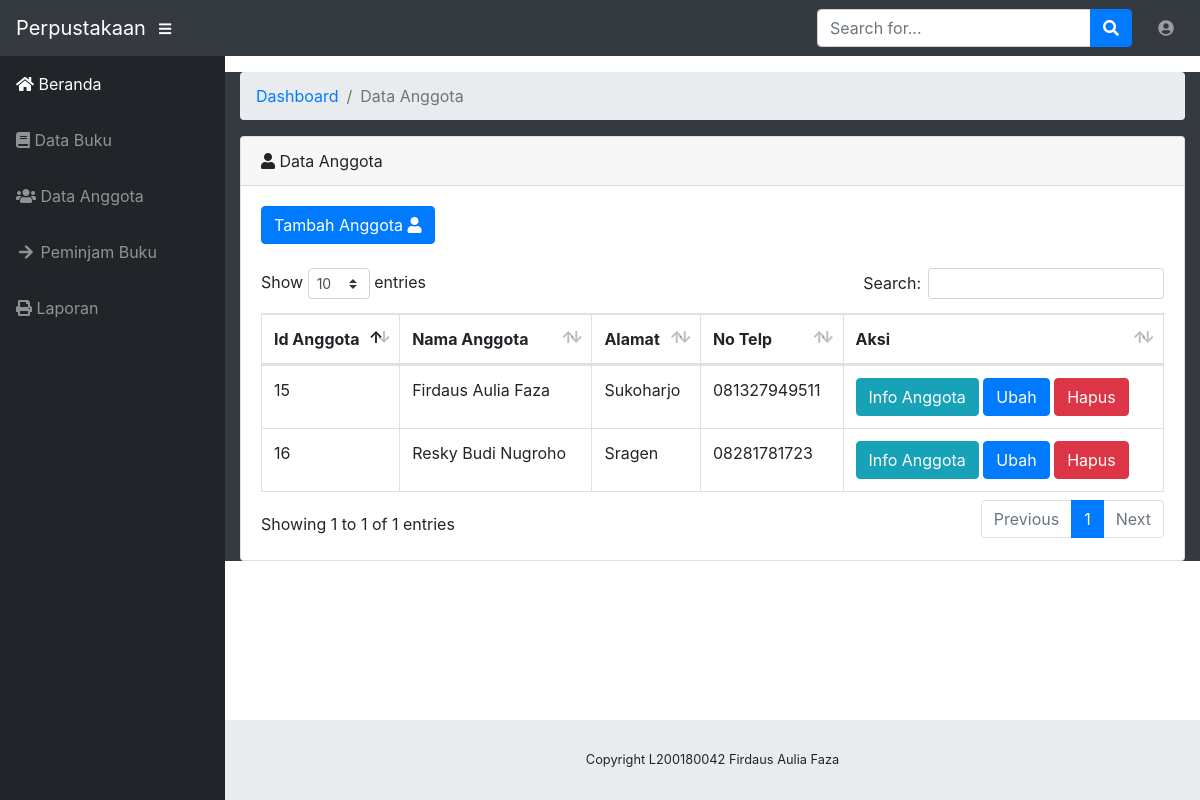
The page /admin/beranda.php?hal=DataAnggota on the database its author committed.
### tables this page shows
CREATE TABLE `tbanggota` (
  `id_anggota` int(11) NOT NULL,
  `nama_anggota` varchar(20) NOT NULL,
  `alamat` varchar(50) NOT NULL,
  `no_telp` varchar(14) NOT NULL,
  `foto_ktp` varchar(50) NOT NULL
);

### admin/DataAnggota.php (the view)
<ol class="breadcrumb">
          <li class="breadcrumb-item">
            <a href="#">Dashboard</a>
          </li>
          <li class="breadcrumb-item active">Data Anggota</li>
        </ol>
<div class="card mb-3">
          <div class="card-header">
            <i class="fas fa-user"></i>
            Data Anggota</div>
          <div class="card-body">
            <div class="table-responsive">
            	<?php
            	include "../koneksi.php";
            	$tampil = mysqli_query($menyambung,"SELECT * FROM tbanggota");
            	?>
              <table class="table table-bordered" id="dataTable" width="100%" cellspacing="0">
              	<div class="text-left">
              		<a href="?hal=TambahAnggota" class="btn btn-primary">Tambah Anggota <i class="fa fa-user"></i> </a>
              	</div>
              	<br>
                <thead>
                  <tr>
                    <th>Id Anggota</th>
                    <th>Nama Anggota</th>
                    <th>Alamat</th>
                    <th>No Telp</th>
                    <th>Aksi</th>
                  </tr>
                </thead>
                <tbody>
                  	<?php
                  		while($data = mysqli_fetch_array($tampil)){
                  	?>
                  <tr>
                    <td><?php echo $data['id_anggota'] ?></td>
                    <td><?php echo $data['nama_anggota'] ?></td>
                    <td><?php echo $data['alamat'] ?></td>
                    <td><?php echo $data['no_telp'] ?></td>
                    <td>
                    	<a class="btn btn-info" href="beranda.php?hal=InfoAnggota&id_anggota=<?php echo $data['id_anggota'] ?>">Info Anggota</a>
                    	<a class="btn btn-primary" href="beranda.php?hal=UbahAnggota&id_anggota=<?php echo $data['id_anggota'] ?>">Ubah</a>
                    	<a class="btn btn-danger" onclick="return confirm('Data Akan Dihapus?')" href="HapusAnggota.php?id_anggota=<?php echo $data['id_anggota'] ?>">Hapus</a>
                    </td>
                  </tr>
                </tbody>
                <?php
            	}
            ?>
              </table>
            </div>
          </div>
        </div>
      </div>

### rows shown on the page
tbanggota: id_anggota "15", nama_anggota "Firdaus Aulia Faza", alamat "Sukoharjo", no_telp "081327949511"
tbanggota: id_anggota "16", nama_anggota "Resky Budi Nugroho", alamat "Sragen", no_telp "08281781723"
